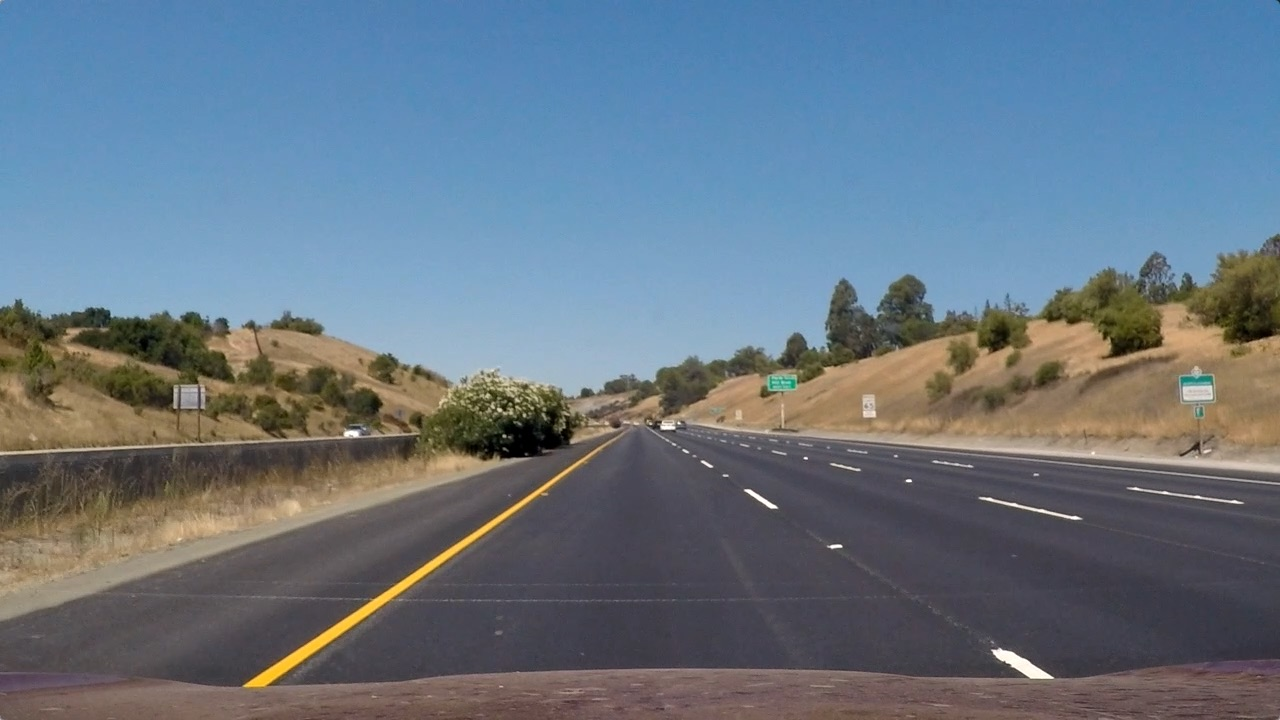
#> input picture test_images/straight_lines1.jpg, 1280 x 720 px; its folder holds only this picture in this run
$ python -i utilities.py   (imports and definitions only)   (older library calls are emulated)
#> lines starting #> are read from the running program, lines starting #| are printed output that depends on the picture; after the words box and inside, x2 and y2 are one past the last pixel; in counts of white or black regions, pixels touching at a corner belong together
import numpy as np
import cv2
import glob
import matplotlib.pyplot as plt
import matplotlib.image as mpimg

# [39 lines left out: functions calibrate_camera, adjust_gamma, not called in this run]

def undistort_image(img, mtx, dist):

    return cv2.undistort(img, mtx, dist, None, mtx)

def gradient_color(img, s_thresh=(170, 255), l_thresh=(220, 255), b_thresh=(190,255), sx_thresh=(20, 100)):

#> called with s_thresh = (170, 255), l_thresh = (220, 255), b_thresh = (190, 255), sx_thresh = (20, 100)
    HLS_img = np.copy(img)
    LAB_img = np.copy(img)
    Gray_image = np.copy(img)

    # Convert to HLS color space and separate the channels
    hls = cv2.cvtColor(HLS_img, cv2.COLOR_RGB2HLS)
#> hls: shape (720, 1280, 3); mean of channels 0, 1, 2 85.5, 117, 67
    l_HLSchannel = hls[:,:,1]
    s_HLSchannel = hls[:,:,2]

    s_HLSchannel=s_HLSchannel*(255/np.max(s_HLSchannel))
    l_HLSchannel=l_HLSchannel*(255/np.max(l_HLSchannel))

    # Threshold color channel
    s_binary = np.zeros_like(s_HLSchannel)
    s_binary[(s_HLSchannel >= s_thresh[0]) & (s_HLSchannel <= s_thresh[1])] = 1

    l_HLSbinary = np.zeros_like(l_HLSchannel)
    l_HLSbinary[(l_HLSchannel > l_thresh[0]) & (l_HLSchannel <= l_thresh[1])] = 1
                        ####################################
    # Convert to LAB color space and separate the channels
    LAB = cv2.cvtColor(LAB_img, cv2.COLOR_RGB2LAB)
#> LAB: shape (720, 1280, 3); mean of channels 0, 1, 2 124.5, 127.9, 119.8
    l_LABchannel = LAB[:,:,0]
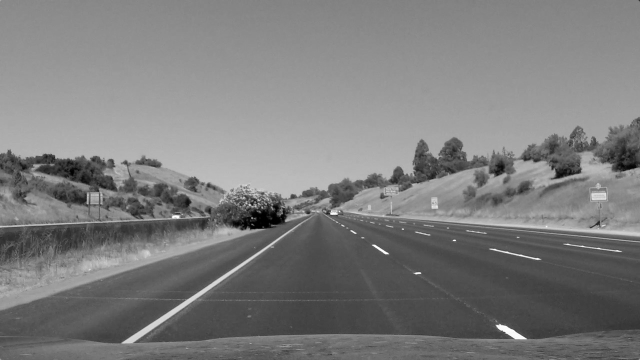
#> l_LABchannel: shape (720, 1280) (shown at 1/2 size); min 0, max 255, mean 124.5
    b_LABchannel = LAB[:,:,2]

    if np.max(b_LABchannel) > 175:
        b_LABchannel = b_LABchannel*(255/np.max(b_LABchannel))
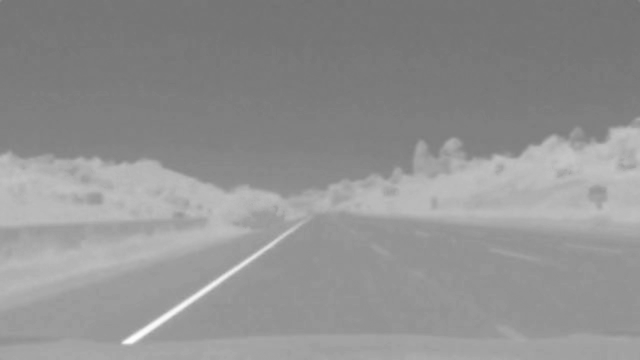
#> b_LABchannel: shape (720, 1280) float64 (shown at 1/2 size); min 113.5, max 255, mean 146.2

    b_LABbinary = np.zeros_like(b_LABchannel)
    b_LABbinary[((b_LABchannel > b_thresh[0]) & (b_LABchannel <= b_thresh[1]))] = 1
                        ####################################

    gray = cv2.cvtColor(Gray_image, cv2.COLOR_RGB2GRAY)

    # Sobel x
    sobelx = cv2.Sobel(gray, cv2.CV_64F, 1, 0) # Take the derivative in x
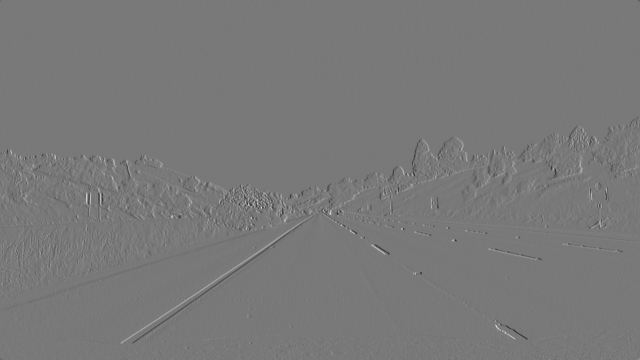
#> sobelx: shape (720, 1280) float64 (shown at 1/2 size); min -605, max 670, mean -0.1; drawn with min black and max white
    abs_sobelx = np.absolute(sobelx) # Absolute x derivative to accentuate lines away from horizontal
    scaled_sobel = np.uint8(255*abs_sobelx/np.max(abs_sobelx))

    # Threshold x gradient
    sxbinary = np.zeros_like(scaled_sobel)
    sxbinary[(scaled_sobel >= sx_thresh[0]) & (scaled_sobel <= sx_thresh[1])] = 1

                        ####################################

    # Combine the two binary thresholds
    combined_binary = np.zeros_like(b_LABbinary)
    combined_binary[(l_HLSbinary == 1) | (b_LABbinary == 1)] = 1

    return combined_binary

# [178 lines left out: functions perspective_transform, find_lane_pixels, fit_polynomial, measure_curvature, not called in this run]


def draw_text(img, text, x, y):
        return cv2.putText(img, text, (x, y), cv2.FONT_HERSHEY_DUPLEX, 1.2, (255, 255, 255), 2)

# [22 lines left out: function plot_lane_on_image, not called in this run]

>>> import cv2
>>> picture = cv2.cvtColor(cv2.imread('test_images/straight_lines1.jpg'), cv2.COLOR_BGR2RGB)
>>> result = gradient_color(picture)
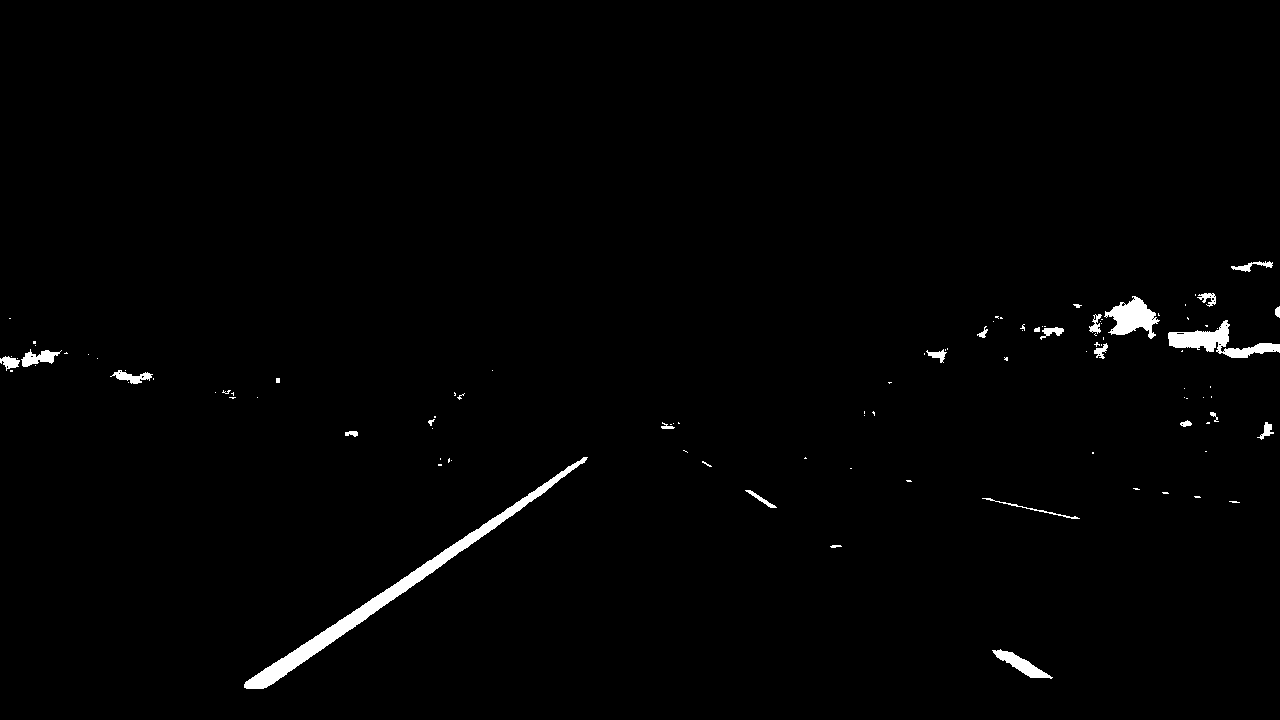
#> result: shape (720, 1280) float64; values 0 (black) and 1 (white), 1.2% white; 105 white regions (78 under 20 px), largest, box (x1, y1, x2, y2) and area: (244, 457, 588, 689) 4574, (1168, 320, 1280, 358) 1555, (1104, 296, 1160, 339) 1240

$ run again, on test_images/straight_lines2.jpg
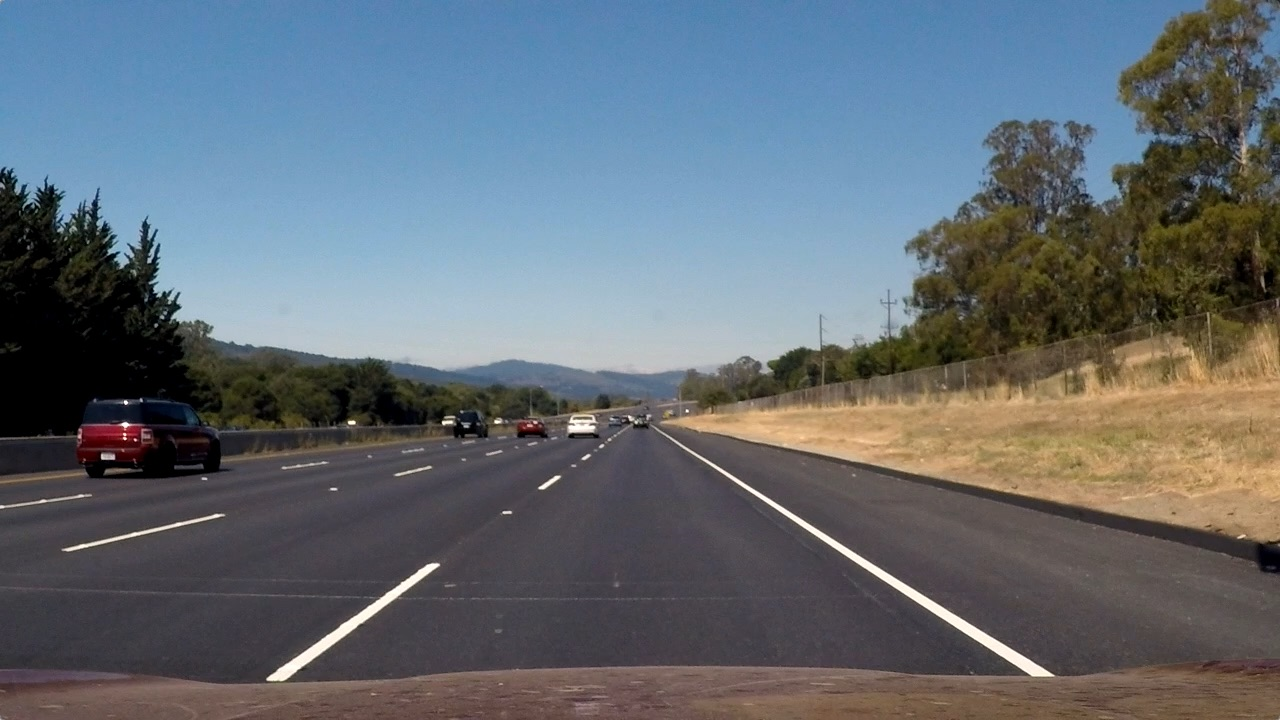
#> input picture test_images/straight_lines2.jpg, 1280 x 720 px
#> hls: shape (720, 1280, 3); mean of channels 0, 1, 2 81.7, 107, 62.5
#> LAB: shape (720, 1280, 3); mean of channels 0, 1, 2 113.8, 128.2, 123.7
#> in gradient_color, `sobelx = cv2.Sobel(gray, cv2.CV_64F, 1, 0)`:
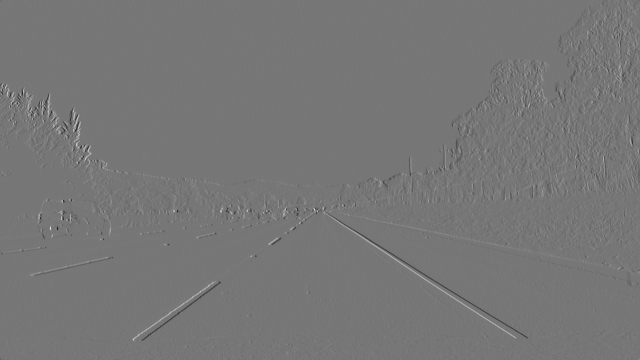
#> sobelx: shape (720, 1280) float64 (shown at 1/2 size); min -707, max 809, mean 0.2; drawn with min black and max white
#> `result = gradient_color(picture)`:
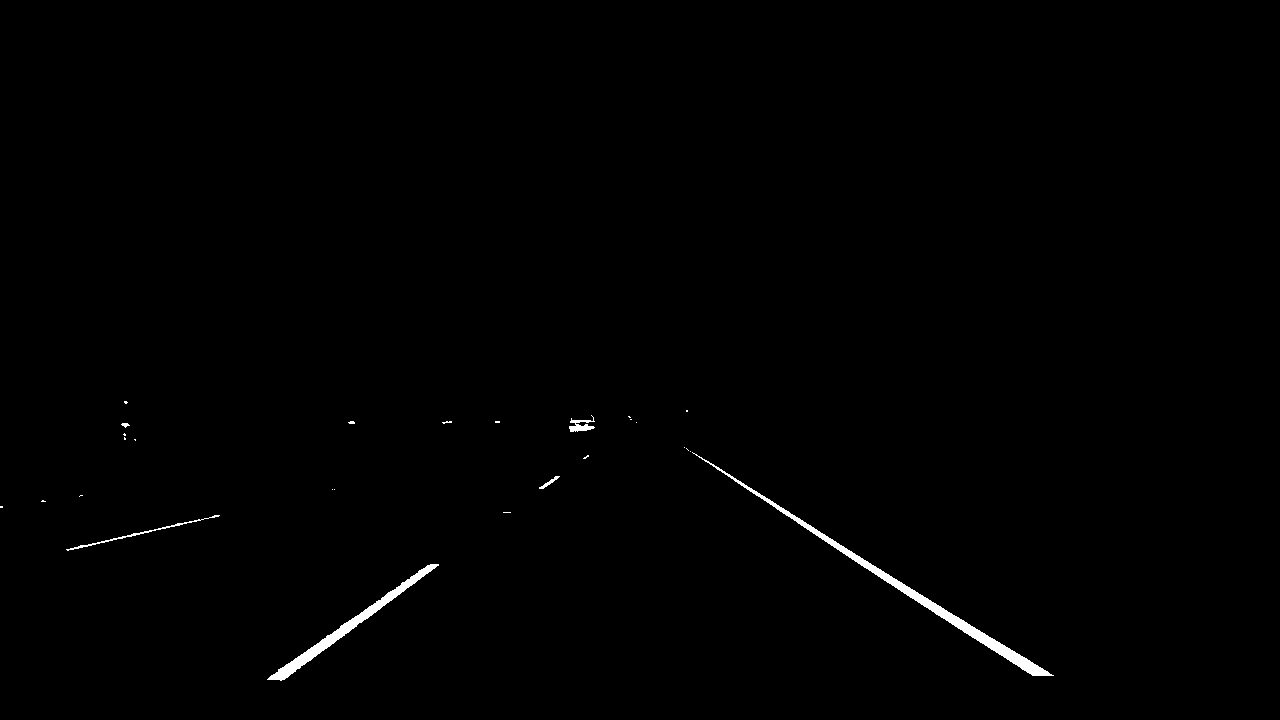
#> result: shape (720, 1280); values 0 (black) and 1 (white), 0.57% white; 27 white regions (21 under 20 px), largest, box (x1, y1, x2, y2) and area: (692, 452, 1054, 676) 2778, (267, 564, 439, 681) 1752, (66, 515, 220, 551) 289, (569, 415, 595, 432) 203, (539, 476, 560, 489) 70, (121, 423, 130, 428) 26

$ run again, on test_images/test1.jpg
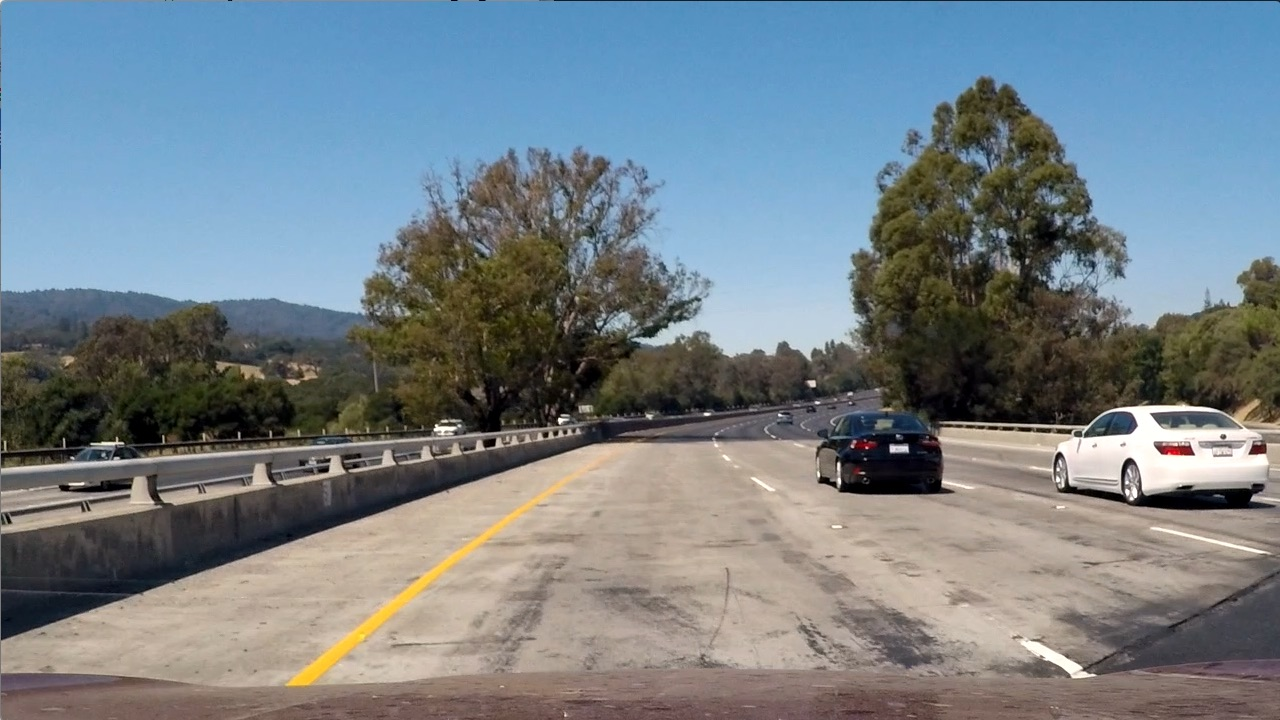
#> input picture test_images/test1.jpg, 1280 x 720 px
#> hls: shape (720, 1280, 3); mean of channels 0, 1, 2 60.2, 126.7, 74.4
#> LAB: shape (720, 1280, 3); mean of channels 0, 1, 2 134.3, 127.2, 123.9
#> in gradient_color, `sobelx = cv2.Sobel(gray, cv2.CV_64F, 1, 0)`:
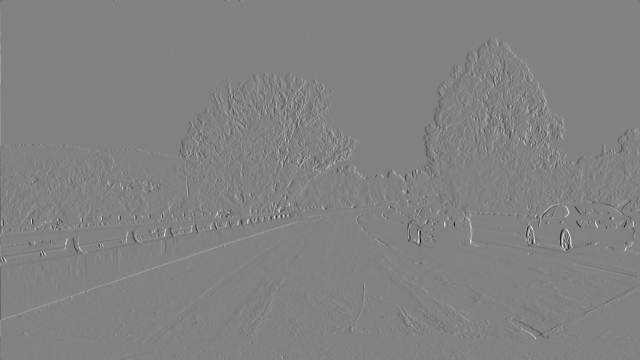
#> sobelx: shape (720, 1280) float64 (shown at 1/2 size); min -858, max 827, mean 0; drawn with min black and max white
#> `result = gradient_color(picture)`:
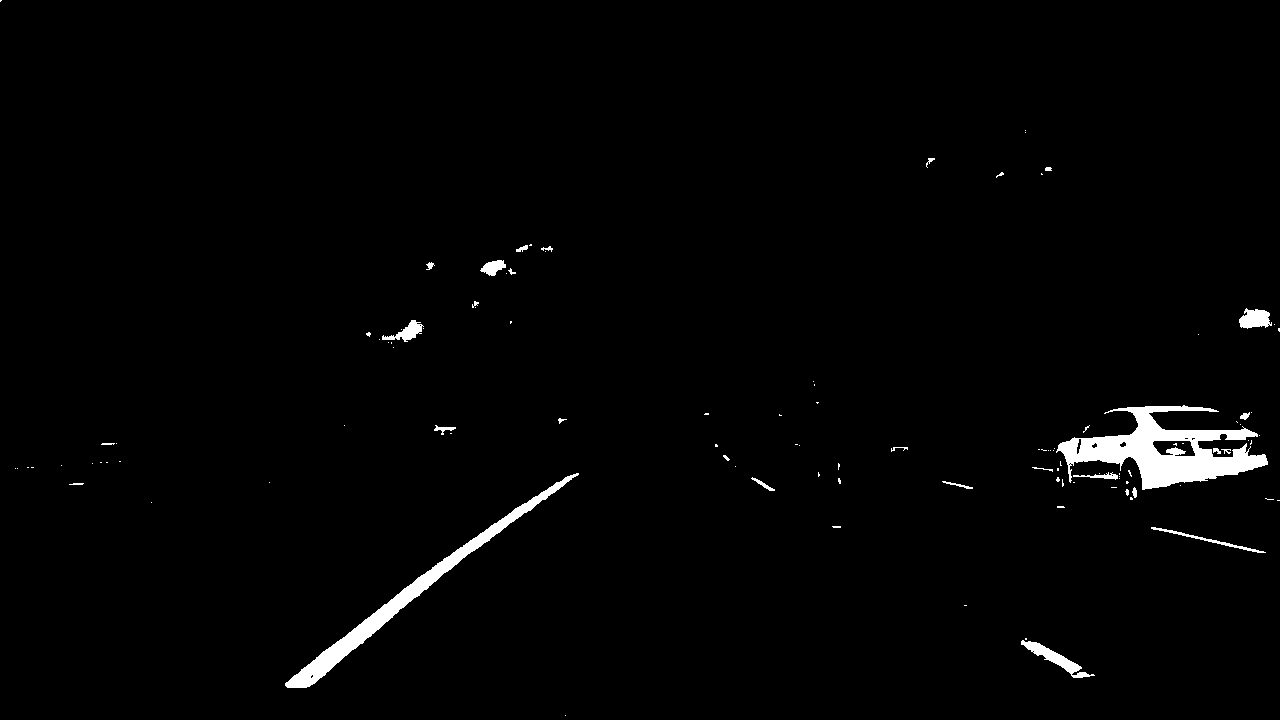
#> result: shape (720, 1280) float64; values 0 (black) and 1 (white), 1.7% white; 111 white regions (83 under 20 px), largest, box (x1, y1, x2, y2) and area: (1056, 405, 1268, 490) 7568, (285, 473, 579, 688) 4465, (1021, 640, 1095, 678) 701
